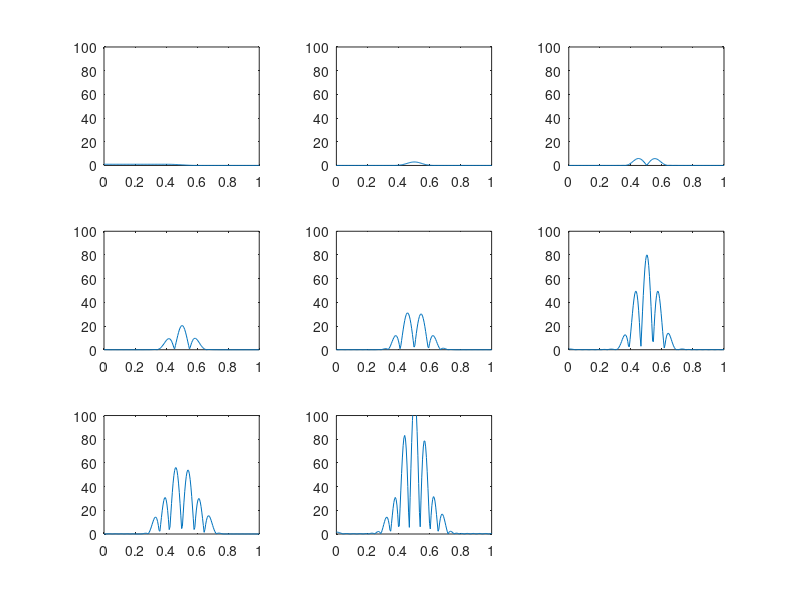

MATLAB code to generate this figure:
%
% Design of Variable_FIR_Lowpass_Filters
%
clear;   % clear workspace
clc;     % clear command window
%
N = 50;
M = 7; 
wp1 = 0.2*pi;
wp2 = 0.6*pi;
wt = 0.2*pi;
pointw = 200; % 取樣點數
pointp = 60;  % 取樣點數
%
%
NH = N/2;
nm = (NH+1) * (M+1);
deltaw = pi/pointw; 
deltap = 1/pointp;
%
%
r = zeros(nm, 1);
Qp = zeros(nm, nm);
Qs = zeros(nm, nm);
PASS = 0; 
STOP = 0;
for ip = 0:pointp
        p = -0.5 + ip*deltap;
        wp = (p+0.5) * (wp2-wp1) + wp1;
        ws = wp + wt;
    for iw = 0:pointw
        w = iw * deltaw;
        c = zeros(nm, 1);
        for inm = 0:nm-1
            n = mod(inm, NH+1);
            m = floor(inm/(NH+1));
            c(inm+1) = p^m * cos(n*w);
        end
        if w <= wp
            r = r - 2*c;
            Qp = Qp + c*c';
            PASS = PASS + 1;
        elseif w >= ws
            Qs = Qs + c*c';
            STOP = STOP + 1;
        end
    end
end
r = 0.5 * (wp1+wp2) * (r/PASS);
Qp = 0.5 * (wp1+wp2) * (Qp/PASS);
Qs = 0.5 * (pi - wp1 - wt) + (pi - wp2 - wt) * (Qs/STOP);
Q = Qp + Qs;
a = -0.5 * inv(Q)*r;
%
%
a2 = reshape(a, NH+1, M+1);
h = zeros(N+1, M+1);
h(NH+1, :) = a2(1, :);
h(1:NH, :) = 0.5 * a2(NH+1:-1:2,:);
h(NH+2:N+1,:) = 0.5 * a2(2:NH+1, :);
%
%
MR = zeros(pointw+1, pointp+1); % Magnitude Response
for ip = 0:pointp
    p = -0.5 + ip*deltap;
    hnp = h(:, 1);
    for im = 1:M
        hnp = hnp + h(:, im+1) * p^(im);
    end
    MR(:, ip+1) = abs(freqz(hnp, 1, 0:deltaw:pi)); % lowpass
end
%
%
XX = zeros(pointw+1, pointp+1);
YY = zeros(pointw+1, pointp+1);
%
for ip = 0:pointp
    XX(:, ip+1) = (0:deltaw:pi)'/pi;
end
for iw = 0:pointw
    YY(iw+1,:) = (-0.5:deltap:0.5);
end
%
%
plot3(XX, YY, MR);
axis([0, 1, -0.5,0.5, 0, 1.1]);
xlabel('Normalized Frequency');
ylabel('Variable p');
zlabel('Magnitude Response');
pause;
%
% print各個子濾波器
%
for im = 0:M
    MRs = abs(freqz(h(:,im+1), 1, 0:pi/200:pi));
    subplot(3, 3, im+1);
    plot(0:1/200:1, MRs);
    axis([0, 1, 0, 100]);
end
%
